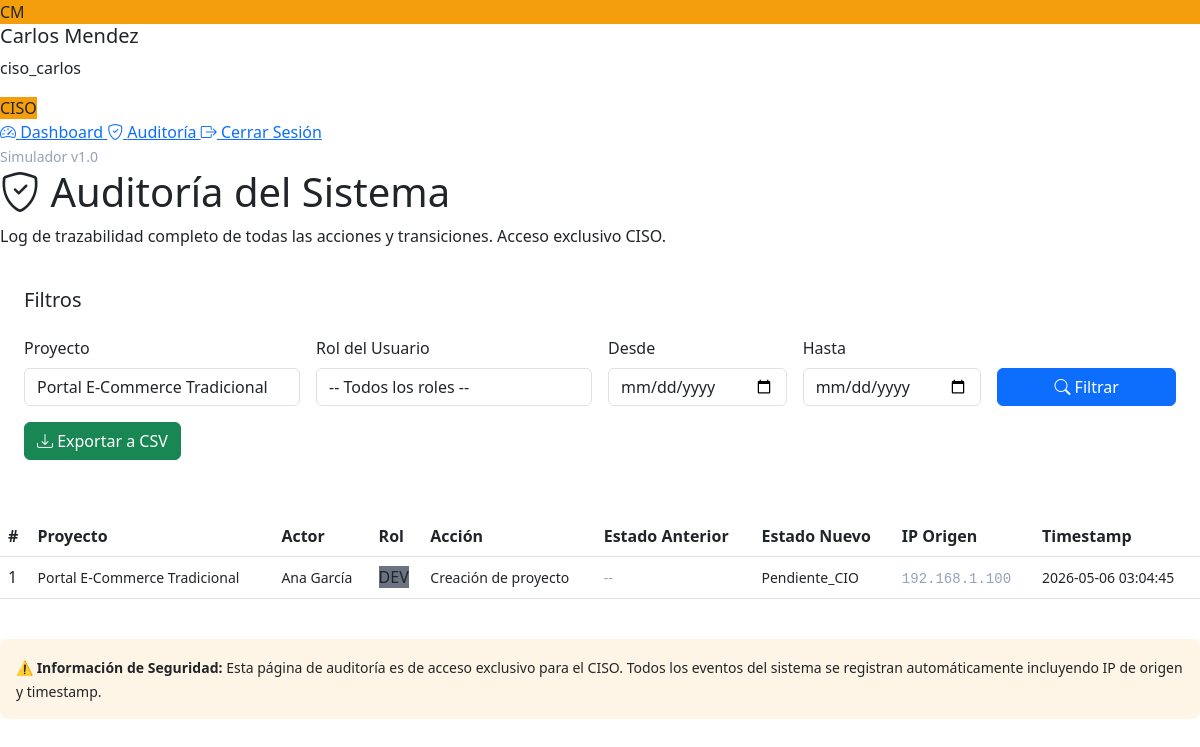
/ver_auditoria.php?proyecto=1 (signed in), run on the app's committed database.
### tables this page shows
CREATE TABLE auditoria_flujo (
  id INT UNSIGNED AUTO_INCREMENT PRIMARY KEY,
  proyecto_id INT UNSIGNED NOT NULL,
  usuario_id INT UNSIGNED NOT NULL,
  accion_realizada VARCHAR(255) NOT NULL,
  estado_anterior VARCHAR(50),
  estado_nuevo VARCHAR(50),
  ip_origen VARCHAR(45),
  timestamp TIMESTAMP DEFAULT CURRENT_TIMESTAMP,
  FOREIGN KEY (proyecto_id) REFERENCES proyectos(id) ON DELETE CASCADE,
  FOREIGN KEY (usuario_id) REFERENCES usuarios(id) ON DELETE CASCADE,
  INDEX idx_proyecto (proyecto_id),
  INDEX idx_usuario (usuario_id),
  INDEX idx_timestamp (timestamp)
);

CREATE TABLE proyectos (
  id INT UNSIGNED AUTO_INCREMENT PRIMARY KEY,
  titulo VARCHAR(200) NOT NULL,
  descripcion TEXT,
  modelo_organizacional ENUM('Tradicional','Startup') NOT NULL,
  estado_actual VARCHAR(50) NOT NULL,
  creado_por INT UNSIGNED NOT NULL,
  fecha_creacion TIMESTAMP DEFAULT CURRENT_TIMESTAMP,
  fecha_aprobacion TIMESTAMP NULL DEFAULT NULL,
  FOREIGN KEY (creado_por) REFERENCES usuarios(id) ON DELETE CASCADE,
  INDEX idx_estado (estado_actual),
  INDEX idx_modelo (modelo_organizacional),
  INDEX idx_creado_por (creado_por)
);

CREATE TABLE usuarios (
  id INT UNSIGNED AUTO_INCREMENT PRIMARY KEY,
  nombre VARCHAR(100) NOT NULL,
  username VARCHAR(50) NOT NULL UNIQUE,
  password VARCHAR(255) NOT NULL,
  rol ENUM('DEV','CIO','CTO','CISO') NOT NULL,
  created_at TIMESTAMP DEFAULT CURRENT_TIMESTAMP,
  INDEX idx_username (username),
  INDEX idx_rol (rol)
);

### ver_auditoria.php (the view, shortened to what this page needs)
<?php
require_once __DIR__ . '/includes/funciones.php';
$usuario_nombre = $_SESSION['usuario_nombre'];
$username = $_SESSION['username'];
$rol = $_SESSION['rol'];
$stmt = $pdo->prepare("SELECT id, titulo FROM proyectos ORDER BY titulo");
$stmt->execute();
$proyectos_lista = $stmt->fetchAll();
$query = "
    SELECT a.*, p.titulo as proyecto_titulo, u.nombre as usuario_nombre, u.rol as usuario_rol
    FROM auditoria_flujo a
    LEFT JOIN proyectos p ON a.proyecto_id = p.id
    LEFT JOIN usuarios u ON a.usuario_id = u.id
    WHERE 1=1
";
$params = [];
if (!empty($_GET['proyecto'])) {
    $query .= " AND a.proyecto_id = ?";
    $params[] = filter_var($_GET['proyecto'], FILTER_VALIDATE_INT);
}
$query .= " ORDER BY a.timestamp DESC LIMIT 500";
$stmt = $pdo->prepare($query);
$stmt->execute($params);
$auditoria = $stmt->fetchAll();
$colores_rol = [
    'DEV' => '#6b7280',
    'CIO' => '#3b82f6',
    'CTO' => '#8b5cf6',
    'CISO' => '#f59e0b'
];
$color_rol = $colores_rol[$rol] ?? '#6b7280';
$palabras = explode(' ', trim($usuario_nombre));
$inicial1 = substr($palabras[0] ?? '', 0, 1);
$inicial2 = substr($palabras[1] ?? '', 0, 1);
$iniciales = strtoupper($inicial1 . $inicial2);
?>
<!DOCTYPE html>
<html lang="es">
<head>
    <link href="https://cdn.jsdelivr.net/npm/bootstrap@5.3.0/dist/css/bootstrap.min.css" rel="stylesheet">
    <link rel="stylesheet" href="https://cdn.jsdelivr.net/npm/bootstrap-icons@1.11.0/font/bootstrap-icons.css">
    <link href="/simulador_latencia/assets/css/estilo.php" rel="stylesheet">
</head>
<body>
    <aside class="sidebar">
        <div class="sidebar-header">
            <div class="avatar-circle" style="background-color: <?php echo htmlspecialchars($color_rol, ENT_QUOTES, 'UTF-8'); ?>">
                <?php echo htmlspecialchars($iniciales, ENT_QUOTES, 'UTF-8'); ?>
            </div>
            <div class="user-info">
                <h5><?php echo htmlspecialchars($usuario_nombre, ENT_QUOTES, 'UTF-8'); ?></h5>
                <p><?php echo htmlspecialchars($username, ENT_QUOTES, 'UTF-8'); ?></p>
                <span class="role-badge" style="background-color: <?php echo htmlspecialchars($color_rol, ENT_QUOTES, 'UTF-8'); ?>">
                    <?php echo htmlspecialchars($rol, ENT_QUOTES, 'UTF-8'); ?>
                </span>
            </div>
        </div>
        <nav class="sidebar-nav">
            <a href="/simulador_latencia/dashboard.php">
                <i class="bi bi-speedometer2"></i> Dashboard
            </a>
            <a href="/simulador_latencia/ver_auditoria.php" class="active">
                <i class="bi bi-shield-check"></i> Auditoría
            </a>
            <a href="/simulador_latencia/logout.php">
                <i class="bi bi-box-arrow-right"></i> Cerrar Sesión
            </a>
        </nav>
        <div class="sidebar-footer">
            <small style="color: #94a3b8;">Simulador v1.0</small>
        </div>
    </aside>
    <div class="main-content">
        <div class="page-header">
            <h1><i class="bi bi-shield-check"></i> Auditoría del Sistema</h1>
            <p>Log de trazabilidad completo de todas las acciones y transiciones. Acceso exclusivo CISO.</p>
        </div>
        <div style="background: var(--card-bg); border: 1px solid var(--border-color); border-radius: 0.75rem; padding: 1.5rem; margin-bottom: 2rem;">
            <h5 style="margin-bottom: 1.5rem; color: var(--text-primary);">Filtros</h5>
            <form method="GET" action="/simulador_latencia/ver_auditoria.php" class="row g-3">
                <div class="col-md-3">
                    <label for="proyecto" class="form-label">Proyecto</label>
                    <select class="form-control" id="proyecto" name="proyecto">
                        <?php foreach ($proyectos_lista as $proy): ?>
                            <option value="<?php echo htmlspecialchars($proy['id'], ENT_QUOTES, 'UTF-8'); ?>"
                                <?php echo (!empty($_GET['proyecto']) && $_GET['proyecto'] == $proy['id']) ? 'selected' : ''; ?>>
                                <?php echo htmlspecialchars($proy['titulo'], ENT_QUOTES, 'UTF-8'); ?>
                            </option>
                        <?php endforeach; ?>
                    </select>
                </div>
                <div class="col-md-3">
                    <label for="rol" class="form-label">Rol del Usuario</label>
                    <select class="form-control" id="rol" name="rol">
                        <option value="">-- Todos los roles --</option>
                    </select>
                </div>
                <div class="col-md-2">
                    <label for="fecha_desde" class="form-label">Desde</label>
                    <input type="date" class="form-control" id="fecha_desde" name="fecha_desde"
                        value="<?php echo !empty($_GET['fecha_desde']) ? htmlspecialchars($_GET['fecha_desde'], ENT_QUOTES, 'UTF-8') : ''; ?>">
                </div>
                <div class="col-md-2">
                    <label for="fecha_hasta" class="form-label">Hasta</label>
                    <input type="date" class="form-control" id="fecha_hasta" name="fecha_hasta"
                        value="<?php echo !empty($_GET['fecha_hasta']) ? htmlspecialchars($_GET['fecha_hasta'], ENT_QUOTES, 'UTF-8') : ''; ?>">
                </div>
                <div class="col-md-2 d-flex align-items-end">
                    <button type="submit" class="btn btn-primary w-100">
                        <i class="bi bi-search"></i> Filtrar
                    </button>
                </div>
            </form>
            <div class="mt-3">
                <a href="/simulador_latencia/ver_auditoria.php?export=csv<?php echo !empty($_GET['proyecto']) ? '&proyecto=' . htmlspecialchars($_GET['proyecto'], ENT_QUOTES, 'UTF-8') : ''; ?><?php echo !empty($_GET['rol']) ? '&rol=' . htmlspecialchars($_GET['rol'], ENT_QUOTES, 'UTF-8') : ''; ?><?php echo !empty($_GET['fecha_desde']) ? '&fecha_desde=' . htmlspecialchars($_GET['fecha_desde'], ENT_QUOTES, 'UTF-8') : ''; ?><?php echo !empty($_GET['fecha_hasta']) ? '&fecha_hasta=' . htmlspecialchars($_GET['fecha_hasta'], ENT_QUOTES, 'UTF-8') : ''; ?>" class="btn btn-success">
                    <i class="bi bi-download"></i> Exportar a CSV
                </a>
            </div>
        </div>
        <div style="background: var(--card-bg); border: 1px solid var(--border-color); border-radius: 0.75rem; overflow: hidden;">
            <div style="overflow-x: auto;">
                <table class="table">
                    <thead>
                        <tr>
                            <th>#</th>
                            <th>Proyecto</th>
                            <th>Actor</th>
                            <th>Rol</th>
                            <th>Acción</th>
                            <th>Estado Anterior</th>
                            <th>Estado Nuevo</th>
                            <th>IP Origen</th>
                            <th>Timestamp</th>
                        </tr>
                    </thead>
                    <tbody>
                        <?php if (empty($auditoria)): ?>
                            <tr>
                                <td colspan="9" style="text-align: center; padding: 2rem; color: var(--text-secondary);">
                                    No hay registros de auditoría
                                </td>
                            </tr>
                        <?php else: ?>
                            <?php foreach ($auditoria as $registro): ?>
                                <?php
                                    $fila_clase = 'table-row-' . strtolower($registro['usuario_rol'] ?? 'dev');
                                ?>
                                <tr class="<?php echo htmlspecialchars($fila_clase, ENT_QUOTES, 'UTF-8'); ?>">
                                    <td><?php echo htmlspecialchars($registro['id'], ENT_QUOTES, 'UTF-8'); ?></td>
                                    <td>
                                        <?php if ($registro['proyecto_titulo']): ?>
                                            <small><?php echo htmlspecialchars($registro['proyecto_titulo'], ENT_QUOTES, 'UTF-8'); ?></small>
                                        <?php else: ?>
                                            <small style="color: #94a3b8;">Sistema</small>
                                        <?php endif; ?>
                                    </td>
                                    <td>
                                        <small><?php echo htmlspecialchars($registro['usuario_nombre'], ENT_QUOTES, 'UTF-8'); ?></small>
                                    </td>
                                    <td>
                                        <span class="role-badge" style="background-color: <?php echo htmlspecialchars($colores_rol[$registro['usuario_rol']] ?? '#6b7280', ENT_QUOTES, 'UTF-8'); ?>">
                                            <?php echo htmlspecialchars($registro['usuario_rol'] ?? 'N/A', ENT_QUOTES, 'UTF-8'); ?>
                                        </span>
                                    </td>
                                    <td>
                                        <small><?php echo htmlspecialchars($registro['accion_realizada'], ENT_QUOTES, 'UTF-8'); ?></small>
                                    </td>
                                    <td>
                                        <small>
                                            <?php if ($registro['estado_anterior']): ?>
                                                <?php echo htmlspecialchars($registro['estado_anterior'], ENT_QUOTES, 'UTF-8'); ?>
                                            <?php else: ?>
                                                <span style="color: #94a3b8;">--</span>
                                            <?php endif; ?>
                                        </small>
                                    </td>
                                    <td>
                                        <small>
                                            <?php if ($registro['estado_nuevo']): ?>
                                                <?php echo htmlspecialchars($registro['estado_nuevo'], ENT_QUOTES, 'UTF-8'); ?>
                                            <?php else: ?>
                                                <span style="color: #94a3b8;">--</span>
                                            <?php endif; ?>
                                        </small>
                                    </td>
                                    <td>
                                        <small style="font-family: monospace; color: #94a3b8;">
                                            <?php echo htmlspecialchars($registro['ip_origen'], ENT_QUOTES, 'UTF-8'); ?>
                                        </small>
                                    </td>
                                    <td>
                                        <small><?php echo htmlspecialchars($registro['timestamp'], ENT_QUOTES, 'UTF-8'); ?></small>
                                    </td>
                                </tr>
                            <?php endforeach; ?>
                        <?php endif; ?>
                    </tbody>
                </table>
            </div>
        </div>
        <div style="margin-top: 1.5rem; padding: 1rem; background: rgba(245, 158, 11, 0.1); border-left: 4px solid var(--color-ciso); border-radius: 0.5rem;">
            <small style="color: var(--color-ciso);">
                <strong>⚠️ Información de Seguridad:</strong> Esta página de auditoría es de acceso exclusivo para el CISO.
                Todos los eventos del sistema se registran automáticamente incluyendo IP de origen y timestamp.
            </small>
        </div>
    </div>
</body>
</html>

### data on the page
auditoria_flujo: id "1", proyecto.titulo "Portal E-Commerce Tradicional", usuario.nombre "Ana García", usuario.rol "DEV", accion_realizada "Creación de proyecto", estado_nuevo "Pendiente_CIO", ip_origen "192.168.1.100", timestamp "2026-05-06 03:04:45"

### other printed values
$iniciales "CM"
$usuario_nombre "Carlos Mendez"
$username "ciso_carlos"
$rol "CISO"
form field proyecto "Portal E-Commerce Tradicional"
